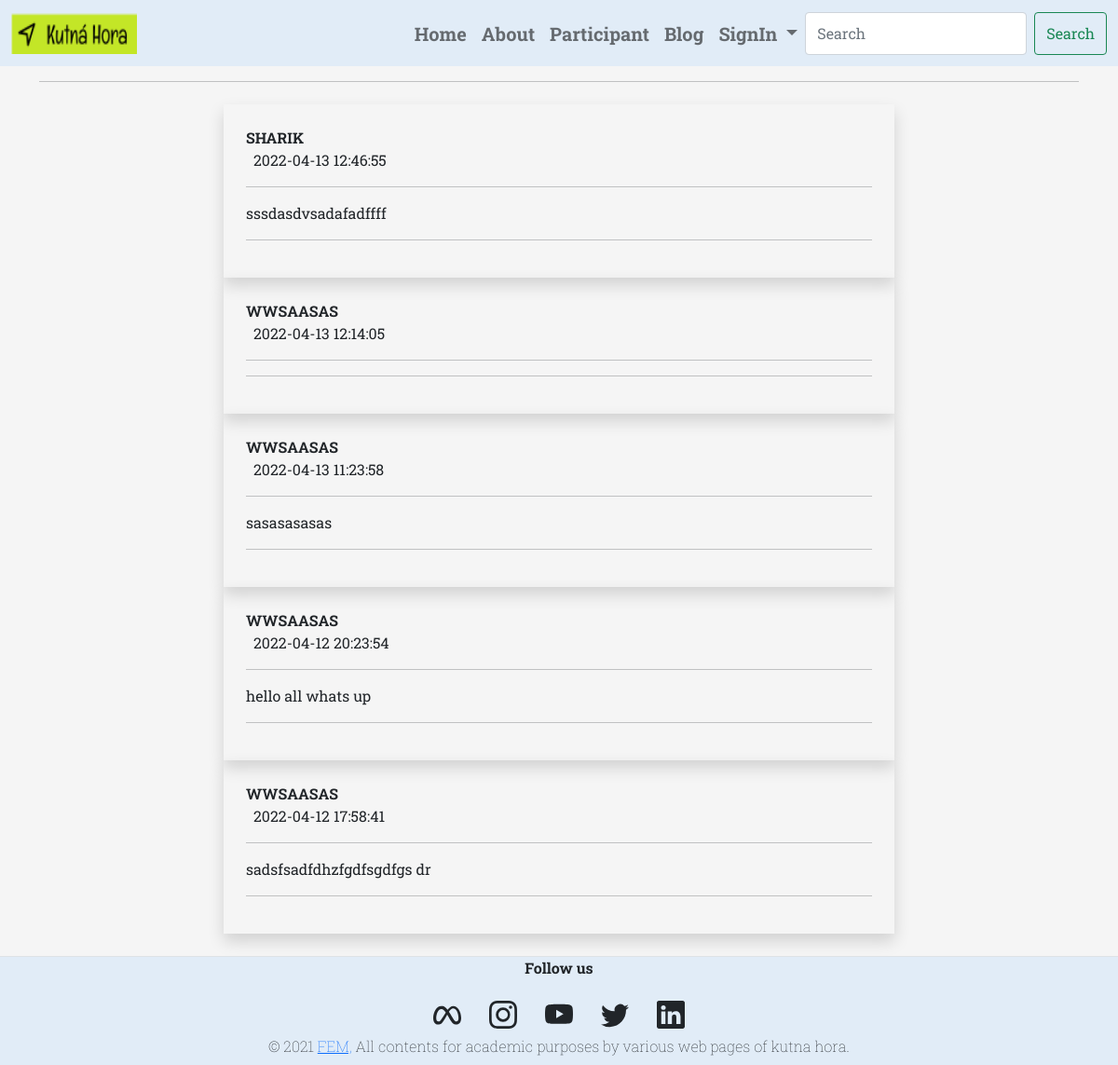
/blogs.php, run on the app's committed database.
### tables this page shows
CREATE TABLE `posts` (
  `id` int(10) NOT NULL,
  `uid` int(20) NOT NULL,
  `uStatus` text NOT NULL,
  `time` timestamp NOT NULL DEFAULT current_timestamp() ON UPDATE current_timestamp()
);

CREATE TABLE `users` (
  `id` int(10) NOT NULL,
  `uname` varchar(20) NOT NULL,
  `uemail` varchar(100) NOT NULL,
  `upassword` varchar(100) NOT NULL,
  `timestamp` timestamp NOT NULL DEFAULT current_timestamp() ON UPDATE current_timestamp()
);

### blogs.php (the view, shortened to what this page needs)
<?php
    require 'connection.php';
    $sql2= "SELECT posts.*, users.uname FROM posts INNER JOIN users ON users.id=posts.uid ORDER BY time DESC" ;
    $results=$conn->query($sql2);
?>
<!DOCTYPE html>
<html lang="en">
<head>
    <link rel="stylesheet" href="./css/bootstrap/bootstrap.css">
    <link rel="stylesheet" href="./css/app.css">
</head>
<body>
    <?php
        include('header.php');
    ?>
    <div class="container">
        <hr>
        <div class="container col-md-8 blogPostDetails my-4">
            <?php
            while($row = $results->fetch_assoc())
            {
            ?>
                <div class="p-4 shadow">
                    <span class="text-uppercase"> <strong> <?=$row['uname']?> </strong></span>
                    <br>
                    <span class="ms-2"><?=$row['time']?></span>
                    <hr>
                    <p> <?=$row['uStatus']?> </p>
                    <hr>
                </div>
            <?php
            }
            ?>
        </div>
    </div>
    <footer class="text-center">
        <div class="container-fluid justify-content-center border-top border-1" style="background-color:#e1ecf7 ;">
            <p class="fs-6 fw-bolder"> Follow us</p>
            <a class="btn " href="https://www.facebook.com/" role="button"> <i class="bi bi-meta"> </i></a>
            <a class="btn" href="https://www.instagram.com/" role="button"> <i class="bi bi-instagram"> </i></a>
            <a class="btn" href="https://www.youtube.com/" role="button"> <i class="bi bi-youtube"></i></a>
            <a class="btn" href="https://twitter.com/" role="button"> <i class="bi bi-twitter"></i> </a>
            <a class="btn" href="https://www.linkedin.com/" role="button"> <i class="bi bi-linkedin"></i></a>
        </div>
        <div class="text-sm-center pb-2 fs-6 fw-lighter" style="background-color:#e1ecf7 ;">
            © 2021
            <a
                href="https://www.pef.czu.cz/en/r-9396-study/r-9485-study-programmes/r-10299-masters-study/r-10525-informatics-infoan">FEM,</a>
            All contents for academic purposes by various web pages of kutna hora.
        </div>
    </footer>
</body>
</html>

### header.php (shortened to what this page needs)
<nav id="mainNav" class="navbar navbar-expand-md navbar-light sticky-top" style="background-color: #e1ecf7;">
    <div class="container-fluid fs-5 fw-bold">
        <a class="navbar-brand" href="./index.html"> <img src="./src/img/logo.png" width="135" height="45" alt=""
                class="d-line-block">
        </a>
        <div class="collapse navbar-collapse" id="navLinks">
            <ul class="navbar-nav ms-auto">
                <li class="nav-item">
                    <a href="./index.php" class="nav-link" aria-current="page">Home</a>
                </li>
                <li class="nav-item">
                    <a href="./about.php" class="nav-link">About</a>
                </li>
                <li class="nav-item">
                    <a href="./participants.php" class="nav-link">Participant</a>
                </li>
                <li class="nav-item">
                    <a href="./blogs.php" class="nav-link">Blog</a>
                </li>
                <?php
                    if(isset($_SESSION['user'])) {
                ?>
                <li class="nav-item dropdown">
                    <a class="nav-link dropdown-toggle" href="#" id="navbarDropdownMenu" role="button"
                        data-bs-toggle="dropdown">
                        <?=$_SESSION['user']['name'] ?>
                    </a>
                    <ul class="dropdown-menu" aria-labelledby="navbarDropdownMenuLink">
                        <li><a class="dropdown-item" href="./logout.php">LogOut</a></li>
                        <li><a class="dropdown-item" href="./contact.php">Contact</a></li>
                    </ul>
                </li>
                <?php
                    }
                    else
                    {
                ?>
                    <li class="nav-item dropdown">
                    <a class="nav-link dropdown-toggle" href="#" id="navbarDropdownMenu" role="button"
                        data-bs-toggle="dropdown">
                        SignIn
                    </a>
                    </li>
                  <?php } ?>
                <form class="d-flex">
                    <input class="form-control me-2" type="search" placeholder="Search">
                    <button class="btn btn-outline-success" type="submit">Search</button>
                </form>
            </ul>
        </div>
    </div>
</nav>

### css/app.css (style rules this page uses)
body { font-family: 'Roboto Slab', serif; background-color: whitesmoke; }
.blogPostDetails { background-color: whitesmoke; }

### data on the page
posts: uid.uname "SHARIK", time "2022-04-13 12:46:55", uStatus "sssdasdvsadafadffff"
posts: uid.uname "WWSAASAS", time "2022-04-13 12:14:05"
posts: uid.uname "WWSAASAS", time "2022-04-13 11:23:58", uStatus "sasasasasas"
posts: uid.uname "WWSAASAS", time "2022-04-12 20:23:54", uStatus "hello all whats up"
posts: uid.uname "WWSAASAS", time "2022-04-12 17:58:41", uStatus "sadsfsadfdhzfgdfsgdfgs dr"
